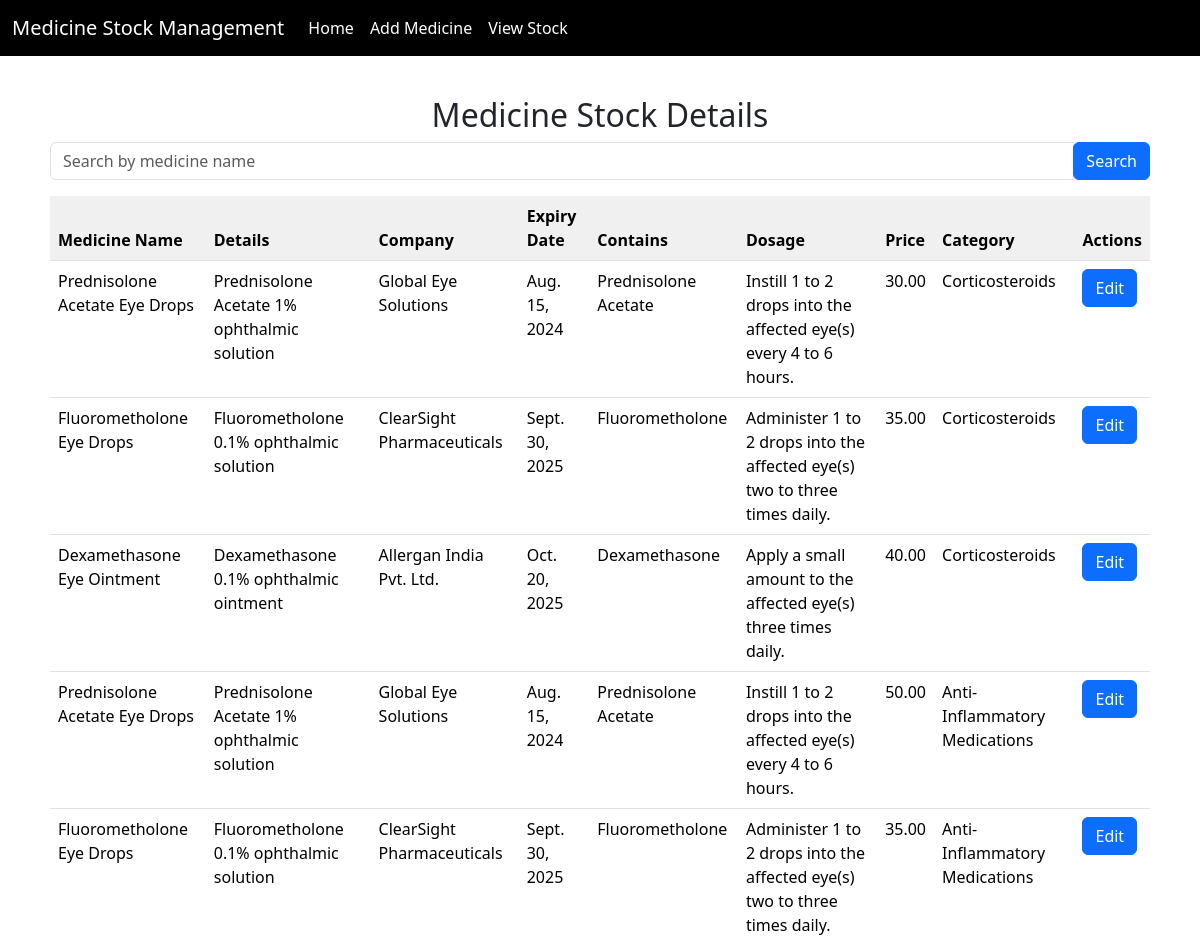
/view_medicine (upper part), run on an earlier commit of the app's database.
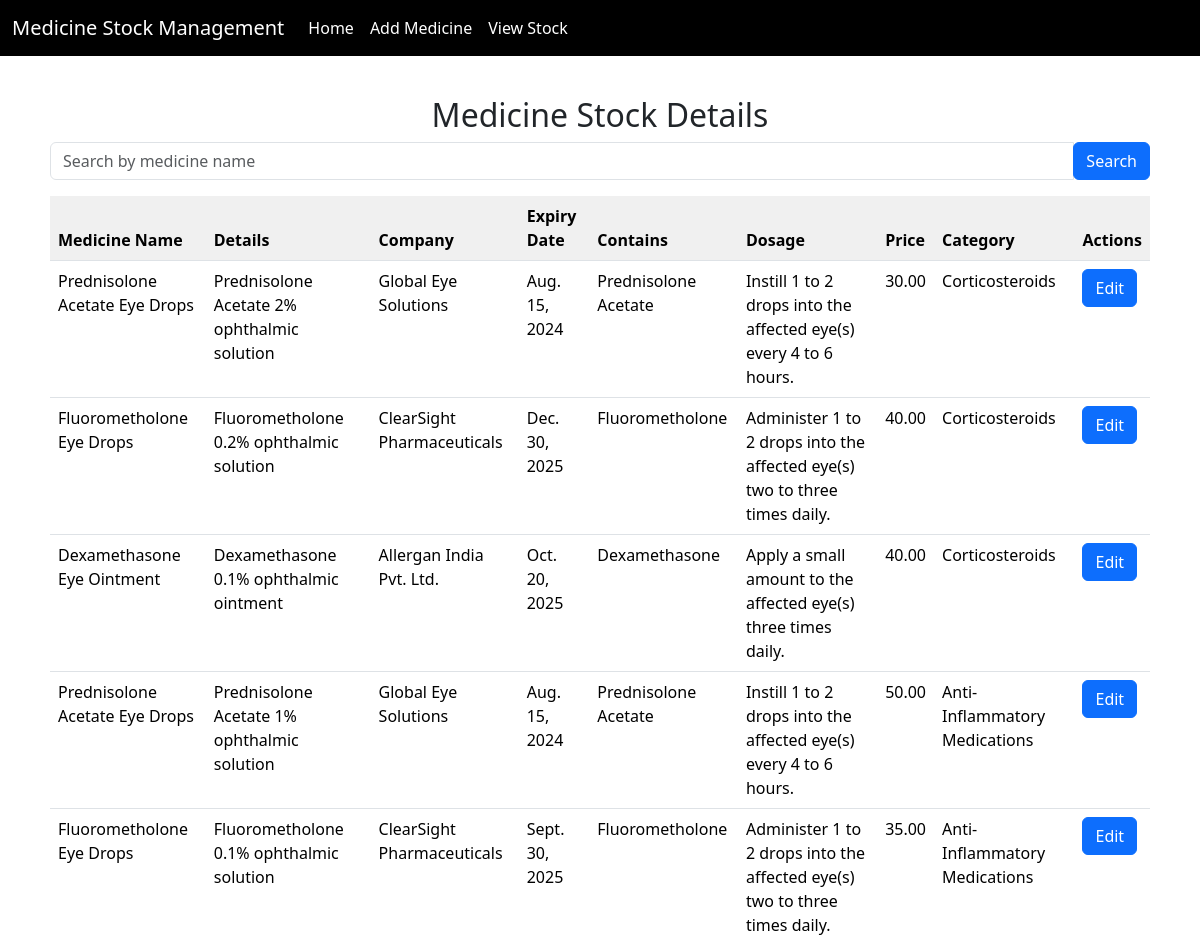
And on a later commit of the database.
### eyeapp/models.py (models this page shows, shortened)
class Medicine(models.Model):
    medicineName = models.CharField(max_length=100)
    details = models.TextField(null=True, blank=True)
    companyName = models.CharField(max_length=100)
    expiryDate = models.DateField(null=True, blank=True)
    contains = models.CharField(max_length=100)
    dosage = models.CharField(max_length=100)
    MedCatId = models.ForeignKey(MedicineCategory, on_delete=models.CASCADE)
    price = models.DecimalField(max_digits=10, decimal_places=2,null=True, blank=True)  # New field for price
    is_active = models.BooleanField(default=True)
    def __str__(self):
        return self.medicineName

class MedicineCategory(models.Model):
    MedCatId = models.AutoField(primary_key=True)
    category_name = models.CharField(max_length=100)
    description = models.CharField(max_length=100)
    is_active = models.BooleanField(default=True)

### eyeapp/views.py (the view)
# urls.py: path('view_medicine',views.view_medicine,name='view_medicine'),
def view_medicine(request):
    med = Medicine.objects.all()
    print(med)
    return render(request,'view_medicine.html',{'med': med})

### templates/view_medicine.html (shortened to what this page needs)
<!DOCTYPE html>
<html lang="en">
<head>
    <link rel="stylesheet" href="https://cdn.jsdelivr.net/npm/bootstrap/dist/css/bootstrap.min.css">
</head>
<body>
<nav class="navbar navbar-expand-lg navbar-dark">
    <div class="container-fluid">
        <a class="navbar-brand" href="#">Medicine Stock Management</a>
        <div class="collapse navbar-collapse" id="navbarNav">
            <ul class="navbar-nav ml-auto">
                <li class="nav-item">
                    <a class="nav-link" href="{% url 'phar_staff_page' %}">Home</a>
                </li>
                <li class="nav-item">
                    <a class="nav-link" href="{% url 'add_medicine' %}">Add Medicine</a>
                </li>
                <li class="nav-item">
                    <a class="nav-link" href="{% url 'view_medicine' %}">View Stock</a>
                </li>
            </ul>
        </div>
    </div>
</nav>
<div class="container">
    <h2 class="text-center">Medicine Stock Details</h2>
    <form id="search-form" method="GET" action="{% url 'search_medicine' %}">
        <div class="input-group mb-3">
            <input type="text" class="form-control" name="medicineName" placeholder="Search by medicine name">
            <div class="input-group-append">
                <button class="btn btn-primary" type="submit"> Search</button>
            </div>
        </div>
    </form>
    <table class="table medicine-table">
        <thead>
            <tr>
                <th scope="col">Medicine Name</th>
                <th scope="col">Details</th>
                <th scope="col">Company</th>
                <th scope="col">Expiry Date</th>
                <th scope="col">Contains</th>
                <th scope="col">Dosage</th>
                <th scope="col">Price</th>
                <th scope="col">Category</th>
                <th scope="col">Actions</th>
            </tr>
        </thead>
        <tbody>
            {% for i in med %}
            <tr>
                <td>{{ i.medicineName }}</td>
                <td>{{ i.details }}</td>
                <td>{{ i.companyName }}</td>
                <td>{{ i.expiryDate }}</td>
                <td>{{ i.contains }}</td>
                <td>{{ i.dosage }}</td>
                <td>{{ i.price }}</td>
                <td>{{ i.MedCatId.category_name }}</td>
                <td>
                    <a href="{% url 'edit_medicine' i.id %}" class="btn btn-primary">Edit</a>
                </td>
            </tr>
            {% empty %}
            <tr>
                <td colspan="6">No medicine found.</td>
            </tr>
        {% endfor %}
        </tbody>
    </table>
</div>
</body>
</html>

### templates/view_medicine.html (style rules this page uses)
body { background-image: url('https://i.pinimg.com/736x/92/70/c1/9270c19eb7d37366c20da05e28844248.jpg'); background-size: cover; background-repeat: no-repeat; background-attachment: fixed; }
.navbar { background-color: black; }
.navbar-dark .navbar-nav .nav-link { color: #fff; }
.container { background-color: rgba(255, 255, 255, 0.8); padding: 20px; border-radius: 10px; margin-top: 20px; }
.medicine-table { width: 100%; }
.medicine-table th { background-color: #f0f0f0; }

What changed in the data, as far as the page shows it:
changed Medicine: details "Prednisolone Acetate 1% ophthalmic solution" → "Prednisolone Acetate 2% ophthalmic solution"
changed Medicine: details "Fluorometholone 0.1% ophthalmic solution" → "Fluorometholone 0.2% ophthalmic solution"; expiryDate "Sept. 30, 2025" → "Dec. 30, 2025"; price "35.00" → "40.00"
